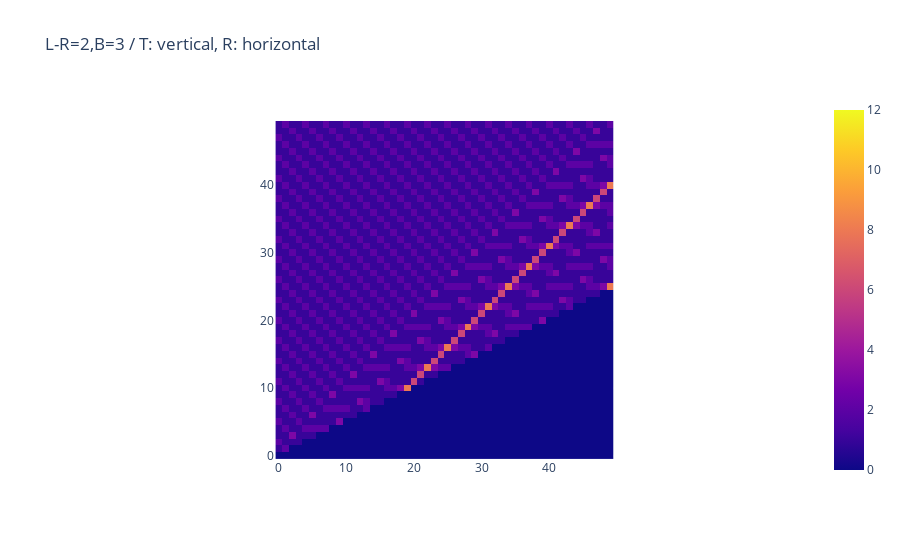
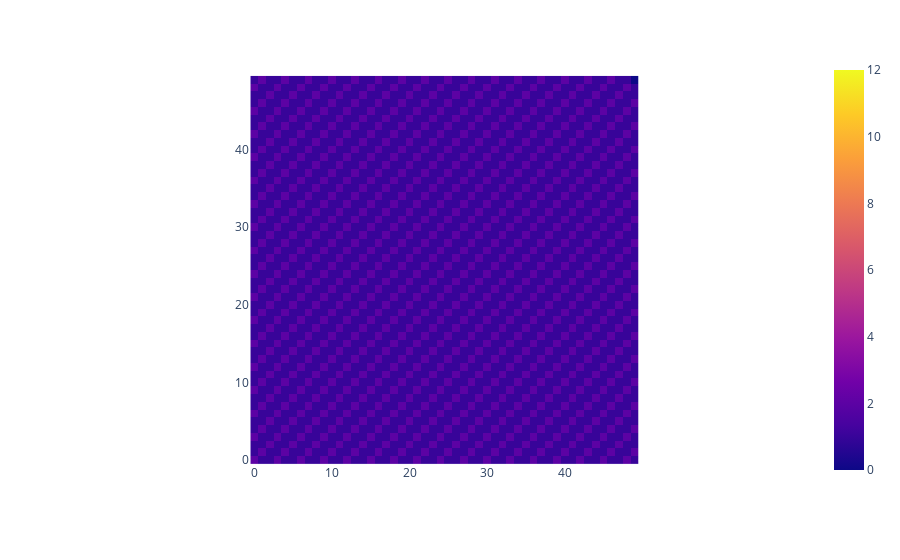
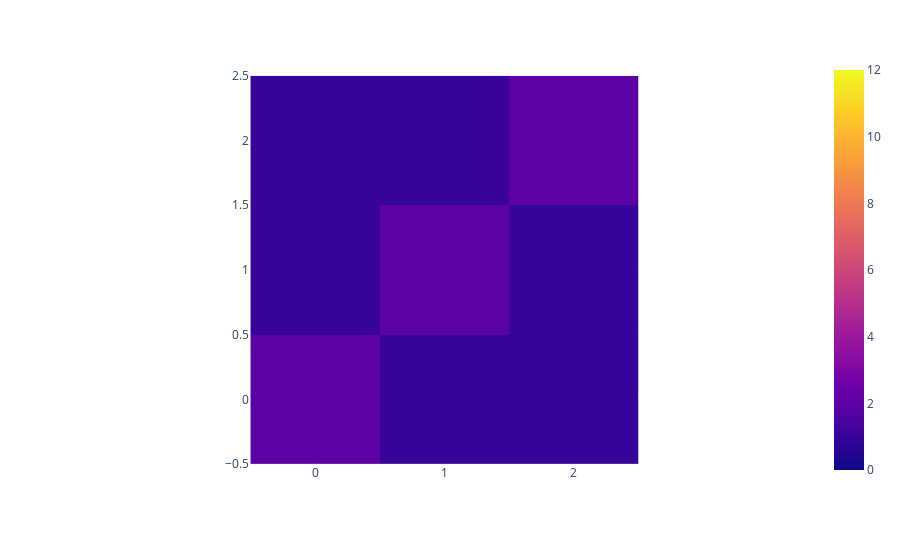

Here is the notebook cell these charts were saved with, in order:
### Code cell
f, b = 2, 3
shift = max(0, f - b)
size = 50
# ---
df = pd.read_csv(f"data/fix_L-R_B/L-R={f}_B={b}_100x100.csv")
px.imshow(
    df.values[:size, shift : shift + size],
    origin="lower",
    zmin=0,
    zmax=12,
    aspect="equal",
    title=f"L-R={f},B={b} / T: vertical, R: horizontal",
).show()

# ---
dftp = np.transpose(df.values)
tamed_matrix = []
for r in range(size):
    seq = []
    s = (b + r - f) + 1  # int((b+r-f)/2)+(b+r-f)%2  #
    for i in range(size):
        try:
            seq += [dftp[shift+r][s + i]]
        except:
            seq += [0]
    tamed_matrix += [seq]
tamed_matrix = np.transpose(tamed_matrix)
px.imshow(tamed_matrix, origin="lower", zmin=0, zmax=12).show()

# ---
fig = px.imshow(
    tamed_matrix[: 2 * f - 1, shift : (shift + b)],
    origin="lower",
    zmin=0,
    aspect="equal",
    zmax=12,
)
fig.show()

### Figure 1 — Plotly figure (JSON) as saved in the notebook; plotly's stock layout.template omitted (floating-point values rounded to 4 significant figures; data arrays with more than 128 entries replaced by an {"elided": "..."} marker saying what was removed)
{"data": [{"coloraxis": "coloraxis", "hovertemplate": "x: %{x}<br>y: %{y}<br>color: %{z}<extra></extra>", "name": "0", "type": "heatmap", "xaxis": "x", "yaxis": "y", "z": {"elided": "50x50 int values"}}], "layout": {"autosize": true, "coloraxis": {"cmax": 12, "cmin": 0, "colorscale": [[0, "#0d0887"], [0.1111, "#46039f"], [0.2222, "#7201a8"], [0.3333, "#9c179e"], [0.4444, "#bd3786"], [0.5556, "#d8576b"], [0.6667, "#ed7953"], [0.7778, "#fb9f3a"], [0.8889, "#fdca26"], [1, "#f0f921"]]}, "title": {"text": "L-R=2,B=3 / T: vertical, R: horizontal"}, "xaxis": {"anchor": "y", "autorange": true, "constrain": "domain", "domain": [0.268, 0.732], "range": [-0.5, 49.5], "scaleanchor": "y"}, "yaxis": {"anchor": "x", "autorange": true, "constrain": "domain", "domain": [0, 1], "range": [-0.5, 49.5]}}}

### Figure 2 — Plotly figure (JSON) as saved in the notebook; plotly's stock layout.template omitted (floating-point values rounded to 4 significant figures; data arrays with more than 128 entries replaced by an {"elided": "..."} marker saying what was removed)
{"data": [{"coloraxis": "coloraxis", "hovertemplate": "x: %{x}<br>y: %{y}<br>color: %{z}<extra></extra>", "name": "0", "type": "heatmap", "xaxis": "x", "yaxis": "y", "z": {"elided": "50x50 int values"}}], "layout": {"autosize": true, "coloraxis": {"cmax": 12, "cmin": 0, "colorscale": [[0, "#0d0887"], [0.1111, "#46039f"], [0.2222, "#7201a8"], [0.3333, "#9c179e"], [0.4444, "#bd3786"], [0.5556, "#d8576b"], [0.6667, "#ed7953"], [0.7778, "#fb9f3a"], [0.8889, "#fdca26"], [1, "#f0f921"]]}, "margin": {"t": 60}, "xaxis": {"anchor": "y", "autorange": true, "constrain": "domain", "domain": [0.2337, 0.7663], "range": [-0.5, 49.5], "scaleanchor": "y"}, "yaxis": {"anchor": "x", "autorange": true, "constrain": "domain", "domain": [0, 1], "range": [-0.5, 49.5]}}}

### Figure 3 — Plotly figure (JSON) as saved in the notebook; plotly's stock layout.template omitted (floating-point values rounded to 4 significant figures)
{"data": [{"coloraxis": "coloraxis", "hovertemplate": "x: %{x}<br>y: %{y}<br>color: %{z}<extra></extra>", "name": "0", "type": "heatmap", "xaxis": "x", "yaxis": "y", "z": [[2, 1, 1], [1, 2, 1], [1, 1, 2]]}], "layout": {"autosize": true, "coloraxis": {"cmax": 12, "cmin": 0, "colorscale": [[0, "#0d0887"], [0.1111, "#46039f"], [0.2222, "#7201a8"], [0.3333, "#9c179e"], [0.4444, "#bd3786"], [0.5556, "#d8576b"], [0.6667, "#ed7953"], [0.7778, "#fb9f3a"], [0.8889, "#fdca26"], [1, "#f0f921"]]}, "margin": {"t": 60}, "xaxis": {"anchor": "y", "autorange": true, "constrain": "domain", "domain": [0.2337, 0.7663], "range": [-0.5, 2.5], "scaleanchor": "y"}, "yaxis": {"anchor": "x", "autorange": true, "constrain": "domain", "domain": [0, 1], "range": [-0.5, 2.5]}}}
